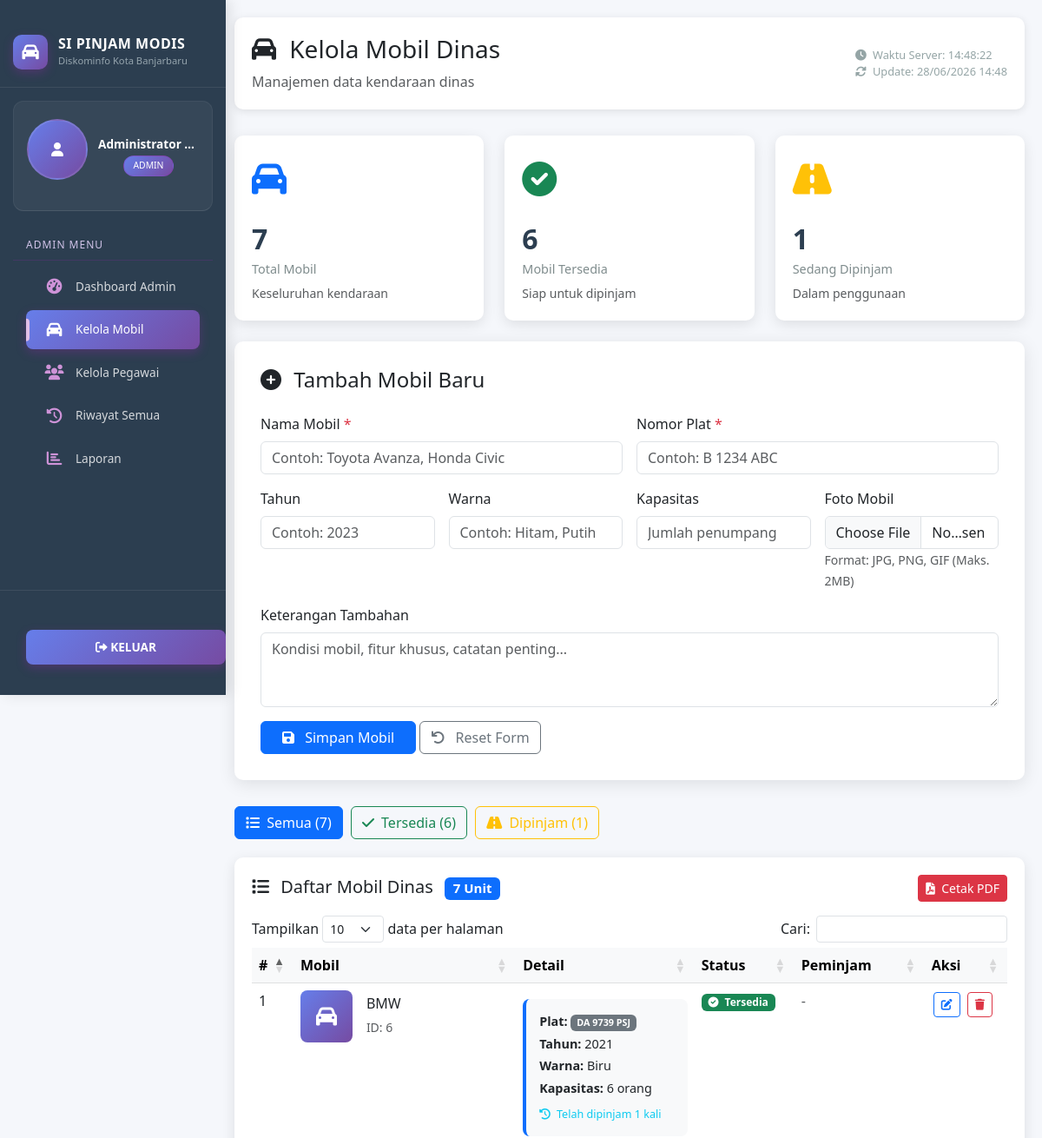
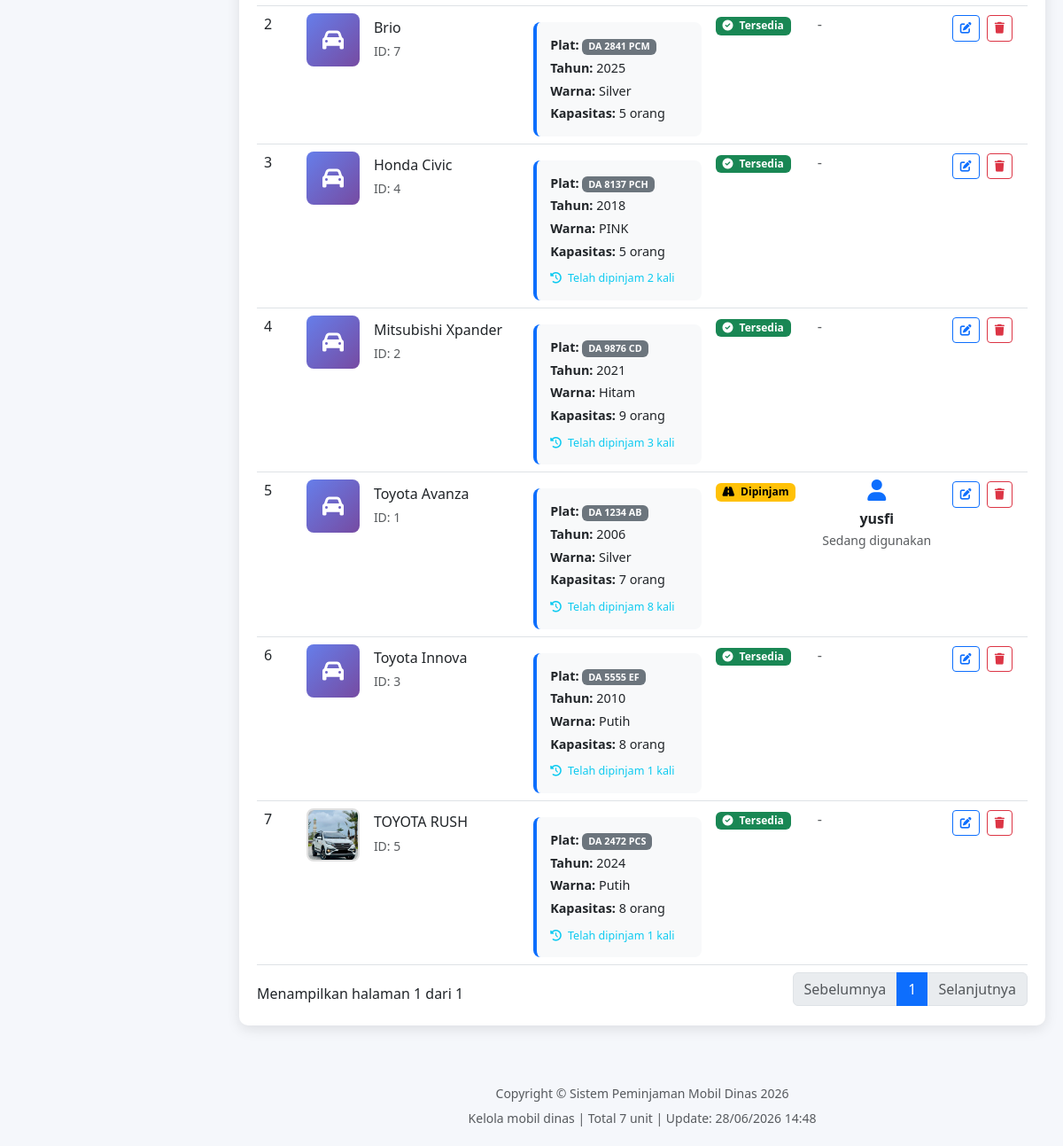
/admin/kelola-mobil.php (signed in), run on the app's committed database (2 pictures, top to bottom).
### tables this page shows
CREATE TABLE `mobil` (
  `id` int(11) NOT NULL,
  `nama_mobil` varchar(100) DEFAULT NULL,
  `nomor_plat` varchar(20) DEFAULT NULL,
  `tahun` year(4) DEFAULT NULL,
  `warna` varchar(30) DEFAULT NULL,
  `kapasitas` int(2) DEFAULT NULL,
  `status` enum('Tersedia','Dipinjam') DEFAULT 'Tersedia',
  `foto` varchar(255) DEFAULT NULL,
  `keterangan` text DEFAULT NULL,
  `dipakai_oleh` varchar(255) DEFAULT '-'
);

### admin/kelola-mobil.php (the view, shortened to what this page needs)
<?php
include "../config/database.php";
$mobil = mysqli_query($conn, "
    SELECT m.*,
           COALESCE(u.nama, '-') as peminjam,
           (SELECT COUNT(*) FROM peminjaman WHERE mobil_id = m.id AND status = 'Dikembalikan') as total_peminjaman
    FROM mobil m
    LEFT JOIN peminjaman p ON m.id = p.mobil_id AND p.tanggal_kembali IS NULL
    LEFT JOIN users u ON p.user_id = u.id
    ORDER BY m.nama_mobil ASC
");
$stats_query = mysqli_query($conn, "
    SELECT
        COUNT(*) as total_mobil,
        SUM(CASE WHEN status = 'Tersedia' THEN 1 ELSE 0 END) as tersedia,
        SUM(CASE WHEN status = 'Dipinjam' THEN 1 ELSE 0 END) as dipinjam
    FROM mobil
");
$stats = mysqli_fetch_assoc($stats_query);
$updated = date('d/m/Y H:i');
?>
<!DOCTYPE html>
<html lang="id">
<head>
    <link href="https://cdn.jsdelivr.net/npm/bootstrap@5.3.0/dist/css/bootstrap.min.css" rel="stylesheet">
    <link href="https://cdnjs.cloudflare.com/ajax/libs/font-awesome/6.0.0/css/all.min.css" rel="stylesheet">
    <link rel="stylesheet" href="https://cdn.datatables.net/1.13.4/css/dataTables.bootstrap5.min.css">
</head>
<body>
    <?php include "../includes/sidebar.php"; ?>
    <div class="main-content">
        <div class="page-header">
            <div class="d-flex justify-content-between align-items-center">
                <div>
                    <h1 class="h3 mb-2">
                        <i class="fas fa-car me-2"></i> Kelola Mobil Dinas
                    </h1>
                    <p class="text-muted mb-0">Manajemen data kendaraan dinas</p>
                </div>
                <div class="update-time">
                    <i class="fas fa-clock me-1"></i> Waktu Server: <?= date('H:i:s') ?>
                    <br>
                    <i class="fas fa-sync-alt me-1"></i> Update: <?= $updated ?>
                </div>
            </div>
        </div>
        <div class="row g-4 mb-4">
            <div class="col-md-4">
                <div class="stat-card">
                    <div class="stat-icon text-primary">
                        <i class="fas fa-car"></i>
                    </div>
                    <div class="stat-number"><?= $stats['total_mobil'] ?? 0 ?></div>
                    <div class="stat-title">Total Mobil</div>
                    <small class="text-muted">Keseluruhan kendaraan</small>
                </div>
            </div>
            <div class="col-md-4">
                <div class="stat-card">
                    <div class="stat-icon text-success">
                        <i class="fas fa-check-circle"></i>
                    </div>
                    <div class="stat-number"><?= $stats['tersedia'] ?? 0 ?></div>
                    <div class="stat-title">Mobil Tersedia</div>
                    <small class="text-muted">Siap untuk dipinjam</small>
                </div>
            </div>
            <div class="col-md-4">
                <div class="stat-card">
                    <div class="stat-icon text-warning">
                        <i class="fas fa-road"></i>
                    </div>
                    <div class="stat-number"><?= $stats['dipinjam'] ?? 0 ?></div>
                    <div class="stat-title">Sedang Dipinjam</div>
                    <small class="text-muted">Dalam penggunaan</small>
                </div>
            </div>
        </div>
        <div class="form-card">
            <h4 class="mb-4">
                <i class="fas fa-plus-circle me-2"></i> Tambah Mobil Baru
            </h4>
            <form method="POST" enctype="multipart/form-data">
                <div class="row g-3">
                    <div class="col-md-6">
                        <label class="form-label">Nama Mobil <span class="text-danger">*</span></label>
                        <input type="text" class="form-control" name="nama_mobil" required
                            placeholder="Contoh: Toyota Avanza, Honda Civic">
                    </div>
                    <div class="col-md-6">
                        <label class="form-label">Nomor Plat <span class="text-danger">*</span></label>
                        <input type="text" class="form-control" name="nomor_plat" required
                            placeholder="Contoh: B 1234 ABC">
                    </div>
                    <div class="col-md-3">
                        <label class="form-label">Tahun</label>
                        <input type="number" class="form-control" name="tahun"
                            placeholder="Contoh: 2023" min="2000" max="2026">
                    </div>
                    <div class="col-md-3">
                        <label class="form-label">Warna</label>
                        <input type="text" class="form-control" name="warna"
                            placeholder="Contoh: Hitam, Putih">
                    </div>
                    <div class="col-md-3">
                        <label class="form-label">Kapasitas</label>
                        <input type="number" class="form-control" name="kapasitas"
                            placeholder="Jumlah penumpang">
                    </div>
                    <div class="col-md-3">
                        <label class="form-label">Foto Mobil</label>
                        <input type="file" class="form-control" name="foto" accept="image/*">
                        <small class="text-muted">Format: JPG, PNG, GIF (Maks. 2MB)</small>
                    </div>
                    <div class="col-12">
                        <label class="form-label">Keterangan Tambahan</label>
                        <textarea class="form-control" name="keterangan" rows="3"
                            placeholder="Kondisi mobil, fitur khusus, catatan penting..."></textarea>
                    </div>
                    <div class="col-12 mt-3">
                        <button type="submit" name="tambah" class="btn btn-primary px-4">
                            <i class="fas fa-save me-2"></i> Simpan Mobil
                        </button>
                        <button type="reset" class="btn btn-outline-secondary">
                            <i class="fas fa-undo me-2"></i> Reset Form
                        </button>
                    </div>
                </div>
            </form>
        </div>
        <div class="mb-3">
            <div class="d-flex justify-content-between align-items-center">
                <div class="filter-buttons">
                    <button class="btn btn-outline-primary filter-btn active" data-filter="all">
                        <i class="fas fa-list me-1"></i> Semua (<?= $stats['total_mobil'] ?? 0 ?>)
                    </button>
                    <button class="btn btn-outline-success filter-btn" data-filter="tersedia">
                        <i class="fas fa-check me-1"></i> Tersedia (<?= $stats['tersedia'] ?? 0 ?>)
                    </button>
                    <button class="btn btn-outline-warning filter-btn" data-filter="dipinjam">
                        <i class="fas fa-road me-1"></i> Dipinjam (<?= $stats['dipinjam'] ?? 0 ?>)
                    </button>
                </div>
            </div>
        </div>
        <div class="table-card">
            <div class="d-flex justify-content-between align-items-center mb-3">
                <h5 class="mb-0">
                    <i class="fas fa-list me-2"></i> Daftar Mobil Dinas
                    <span class="badge bg-primary ms-2">
                        <?= $stats['total_mobil'] ?? 0 ?> Unit
                    </span>
                </h5>
                <a href="mobil-pdf.php" target="_blank" class="btn btn-danger btn-sm">
                    <i class="fas fa-file-pdf me-1"></i> Cetak PDF
                </a>
            </div>
            <div class="table-responsive">
                <table id="mobilTable" class="table table-hover">
                    <thead class="table-light">
                        <tr>
                            <th>#</th>
                            <th>Mobil</th>
                            <th>Detail</th>
                            <th>Status</th>
                            <th>Peminjam</th>
                            <th>Aksi</th>
                        </tr>
                    </thead>
                    <tbody>
                        <?php if (mysqli_num_rows($mobil) > 0): ?>
                            <?php $no = 1;
                            while ($m = mysqli_fetch_assoc($mobil)):
                                $status_class = ($m['status'] == 'Tersedia') ? 'badge-tersedia' : 'badge-dipinjam';
                                $status_text = ($m['status'] == 'Tersedia') ? 'Tersedia' : 'Dipinjam';
                                $filter_class = strtolower($status_text);
                            ?>
                                <tr class="mobil-item" data-status="<?= $filter_class ?>">
                                    <td><?= $no++ ?></td>
                                    <td>
                                        <div class="d-flex align-items-center">
                                            <?php if (!empty($m['foto'])): ?>
                                                <img src="../uploads/<?= $m['foto'] ?>"
                                                    class="mobil-thumb me-3"
                                                    alt="<?= htmlspecialchars($m['nama_mobil']) ?>"
                                                    onclick="showImageModal('../uploads/<?= $m['foto'] ?>', '<?= htmlspecialchars($m['nama_mobil']) ?>')">
                                            <?php else: ?>
                                                <div class="no-photo-thumb me-3">
                                                    <i class="fas fa-car"></i>
                                                </div>
                                            <?php endif; ?>
                                            <div>
                                                <h6 class="mb-1"><?= htmlspecialchars($m['nama_mobil']) ?></h6>
                                                <small class="text-muted">ID: <?= $m['id'] ?></small>
                                            </div>
                                        </div>
                                    </td>
                                    <td>
                                        <div class="car-details">
                                            <p class="mb-1">
                                                <strong>Plat:</strong>
                                                <span class="badge bg-secondary"><?= htmlspecialchars($m['nomor_plat']) ?></span>
                                            </p>
                                            <p class="mb-1">
                                                <strong>Tahun:</strong> <?= $m['tahun'] ?: '-' ?>
                                            </p>
                                            <p class="mb-1">
                                                <strong>Warna:</strong> <?= $m['warna'] ?: '-' ?>
                                            </p>
                                            <p class="mb-0">
                                                <strong>Kapasitas:</strong> <?= $m['kapasitas'] ? $m['kapasitas'] . ' orang' : '-' ?>
                                            </p>
                                            <?php if ($m['total_peminjaman'] > 0): ?>
                                                <p class="mb-0 mt-2">
                                                    <small class="text-info">
                                                        <i class="fas fa-history me-1"></i>
                                                        Telah dipinjam <?= $m['total_peminjaman'] ?> kali
                                                    </small>
                                                </p>
                                            <?php endif; ?>
                                        </div>
                                    </td>
                                    <td>
                                        <span class="badge <?= $status_class ?>">
                                            <?php if ($m['status'] == 'Tersedia'): ?>
                                                <i class="fas fa-check-circle me-1"></i>
                                            <?php else: ?>
                                                <i class="fas fa-road me-1"></i>
                                            <?php endif; ?>
                                            <?= $status_text ?>
                                        </span>
                                    </td>
                                    <td>
                                        <?php if ($m['status'] == 'Dipinjam' && $m['peminjam']): ?>
                                            <div class="text-center">
                                                <i class="fas fa-user text-primary mb-2" style="font-size: 1.5rem;"></i>
                                                <br>
                                                <strong><?= htmlspecialchars($m['peminjam']) ?></strong>
                                                <br>
                                                <small class="text-muted">Sedang digunakan</small>
                                            </div>
                                        <?php else: ?>
                                            <span class="text-muted">-</span>
                                        <?php endif; ?>
                                    </td>
                                    <td>
                                        <div class="action-buttons">
                                            <button class="btn btn-sm btn-outline-primary"
                                                onclick="editMobil(<?= $m['id'] ?>)"
                                                title="Edit Mobil">
                                                <i class="fas fa-edit"></i>
                                            </button>
                                            <a href="?hapus=<?= $m['id'] ?>"
                                                class="btn btn-sm btn-outline-danger"
                                                onclick="return confirm('Hapus mobil <?= addslashes($m['nama_mobil']) ?>?\nPlat: <?= addslashes($m['nomor_plat']) ?>\n\nPastikan mobil tidak sedang dipinjam.')"
                                                title="Hapus Mobil">
                                                <i class="fas fa-trash"></i>
                                            </a>
                                        </div>
                                    </td>
                                </tr>
                            <?php endwhile; ?>
                        <?php endif; ?>
                    </tbody>
                </table>
            </div>
        </div>
        <footer class="mt-5 pt-3 text-center text-muted">
            <p class="mb-1">
                <small>Copyright &copy; Sistem Peminjaman Mobil Dinas <?= date('Y') ?></small>
            </p>
            <p class="mb-0">
                <small>Kelola mobil dinas | Total <?= $stats['total_mobil'] ?? 0 ?> unit | Update: <?= $updated ?></small>
            </p>
        </footer>
    </div>
</body>
</html>

### data on the page
mobil: nama_mobil "BMW", id "6", nomor_plat "DA 9739 PSJ", tahun "2021", warna "Biru", kapasitas "6", total_peminjaman "1", status "Tersedia"
mobil: nama_mobil "Brio", id "7", nomor_plat "DA 2841 PCM", tahun "2025", warna "Silver", kapasitas "5", status "Tersedia"
mobil: nama_mobil "Honda Civic", id "4", nomor_plat "DA 8137 PCH", tahun "2018", warna "PINK", kapasitas "5", total_peminjaman "2", status "Tersedia"
mobil: nama_mobil "Mitsubishi Xpander", id "2", nomor_plat "DA 9876 CD", tahun "2021", warna "Hitam", kapasitas "9", total_peminjaman "3", status "Tersedia"
mobil: nama_mobil "Toyota Avanza", id "1", nomor_plat "DA 1234 AB", tahun "2006", warna "Silver", kapasitas "7", total_peminjaman "8", status "Dipinjam", peminjam "yusfi"
mobil: nama_mobil "Toyota Innova", id "3", nomor_plat "DA 5555 EF", tahun "2010", warna "Putih", kapasitas "8", total_peminjaman "1", status "Tersedia"
mobil: foto+nama_mobil (picture), nama_mobil "TOYOTA RUSH", id "5", nomor_plat "DA 2472 PCS", tahun "2024", warna "Putih", kapasitas "8", total_peminjaman "1", status "Tersedia"

### other printed values
$user_name "Administrator…"
$role "ADMIN"
$stats['total_mobil'] "7"
$stats['tersedia'] "6"
$stats['dipinjam'] "1"
